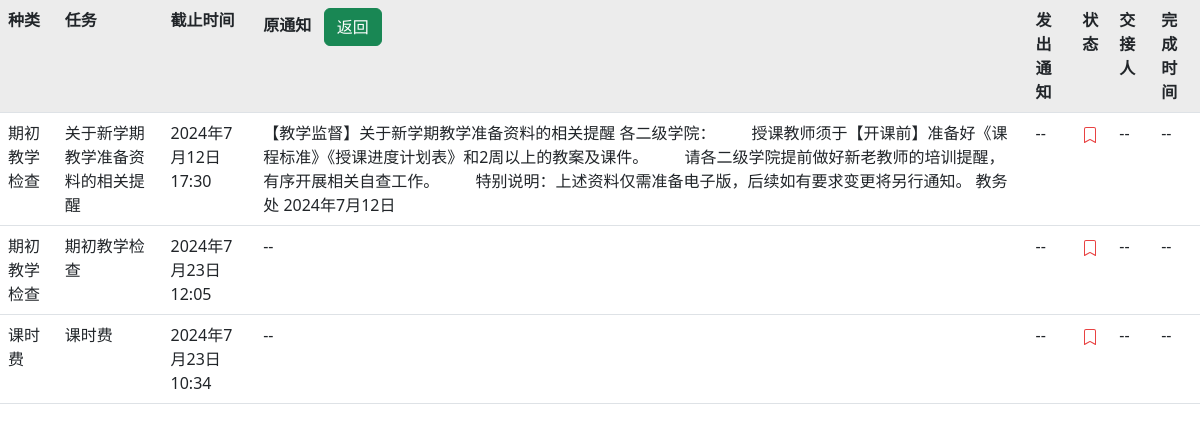
Screenshot of /allList/ with the database file from the repository.
### TaskList/models.py (models this page shows, shortened)
class Task(models.Model):
    wx_notice_from = models.CharField(max_length=4000, verbose_name="原通知", null=True, blank=True)
    type = models.ForeignKey(to=Type, on_delete=models.CASCADE, verbose_name='种类')
    name = models.CharField(max_length=10, verbose_name='任务')
    to_who = models.CharField(max_length=10, verbose_name='交接人', null=True, blank=True)
    wx_notice_to = models.CharField(max_length=4000, verbose_name="发出通知", null=True, blank=True)
    end_time = models.DateTimeField(verbose_name="截止时间")
    status = models.BooleanField(verbose_name="状态", default=False)
    finish_time = models.DateTimeField(verbose_name="完成时间", null=True)
    add_time = models.DateTimeField(default=datetime.now, verbose_name="添加时间")
    class Meta:
        verbose_name = "任务"
        verbose_name_plural = verbose_name

class Type(models.Model):
    plate = models.ForeignKey(to=Plate, on_delete=models.CASCADE, verbose_name='板块')
    name = models.CharField(max_length=10, unique=True, verbose_name='种类')
    doUser = models.CharField(max_length=20, verbose_name='执行人',null=True, blank=True)
    def __str__(self):
        return self.name
    class Meta:
        verbose_name = "种类"
        verbose_name_plural = verbose_name

### TaskList/views.py (the view)
# urls.py: path('allList/', allList.as_view(), name='allList'),
class allList(View):
    def get(self, request, *args, **kwargs):
        tasks = Task.objects.order_by('-add_time')
        return render(request, 'allList.html', locals())

### templates/allList.html (shortened to what this page needs)
{% extends 'base.html' %}
{% block content %}
    <div>
        <table class="table table-hover">
            <tr>
                <th>种类</th>
                <th>任务</th>
                <th>截止时间</th>
                <th>原通知&nbsp;&nbsp;
                    <a type="button" class="btn btn-success" href="{% url 'list' %}">
                        返回
                    </a>
                </th>
                <th>发出通知</th>
                <th>状态</th>
                <th>交接人</th>
                <th>完成时间</th>
            </tr>
            {% for task in tasks %}
                <tr>
                    <td>{{ task.type }}</td>
                    <td>{{ task.name }}</td>
                    <td>{{ task.end_time }}</td>
                    <td>
                        {% if  task.wx_notice_from %}
                            {{ task.wx_notice_from }}
                        {% else %}
                            --
                        {% endif %}
                    </td>
                    <td>
                        {% if  task.wx_notice_to %}
                            {{ task.wx_notice_to }}
                        {% else %}
                            --
                        {% endif %}
                    </td>
                    <td>
                    </td>
                    <td>
                        {% if  task.to_who %}
                            {{ task.to_who }}
                        {% else %}
                            --
                        {% endif %}
                    </td>
                    <td>
                        {% if  task.finish_time %}
                            {{ task.finish_time }}
                        {% else %}
                            --
                        {% endif %}
                    </td>
                </tr>
            {% endfor %}
        </table>
    </div>
{% endblock %}

### rows the page displays
Task: type "期初教学检查", name "关于新学期教学准备资料的相关提醒", end_time "2024年7月12日 17:30", wx_notice_from "【教学监督】关于新学期教学准备资料的相关提醒 各二级学院： 授课教师须于【开课前】准备好《课程标准》《授课进度计划表》和2周以上的教案及课件。 请各二级学院提前做好新老教师的培训提醒，有序开展相关自查工作。 特别说明：上述资料仅需准备电子版，后续如有要求变更将另行通知。 教务处 2024年7月12日", status False (drawn)
Task: type "期初教学检查", name "期初教学检查", end_time "2024年7月23日 12:05", status False (drawn)
Task: type "课时费", name "课时费", end_time "2024年7月23日 10:34", status False (drawn)
